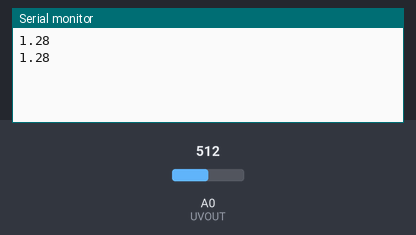
A sketch run on a simulated Arduino Uno, built for the host (arithmetic inside an expression is 32-bit, double 64-bit). Shown: the last lines printed to the serial monitor. Inputs (shaded band) come from the test bench; at power-on: A0 (UVOUT) = 512.

Above: at 1.2 s.
1.3 s: A0 (UVOUT) set to 716
At 2.6 s:
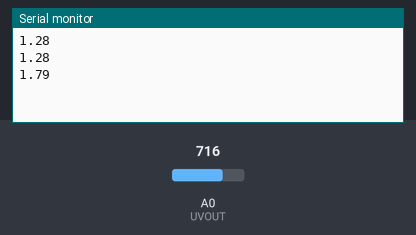
2.8 s: A0 (UVOUT) set to 900
At 3.5 s:
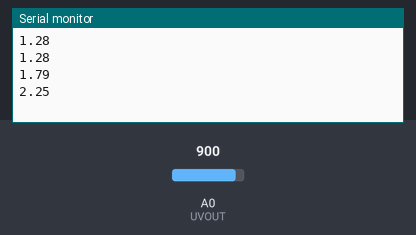
Timing chart, 0 to 5.8 s (numbered marks = the images above; inputs shaded):
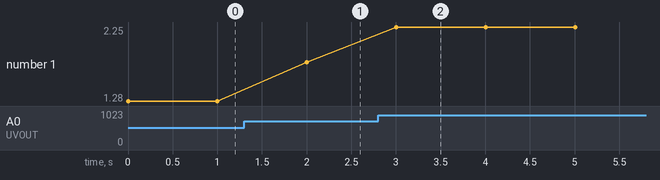

Measured:
- after the input at 1.3 s, the serial monitor: prints a new line after 0.70 s (image 1)
- after the input at 2.8 s, the serial monitor: prints a new line after 0.20 s (image 2)
- plotted number 1: 1.28 → 1.79 after the input at 1.3 s, 1.79 → 2.25 after the input at 2.8 s

The sketch:

Exemplo_SensorUV.ino
```cpp
int UVOUT = A0; // Saida do sensor

void setup()
{
  analogReference(INTERNAL2V56);
  //analogReference(EXTERNAL);
  pinMode(UVOUT, INPUT); //Entrada da leitura do sensor no arduino

  Serial.begin(115200);
}

void loop()
{
  int uvLevel = averageAnalogRead(UVOUT);
 // int refLevel = averageAnalogRead(REF_3V3);
  Serial.println(uvLevel*2.56/1024);

  delay(1000);
}

//Função para tirar uma média de leitura do pino
int averageAnalogRead(int pinToRead)
{
  byte numberOfReadings = 8;
  unsigned int runningValue = 0;

  for(int x = 0 ; x < numberOfReadings ; x++)
    runningValue += analogRead(pinToRead);
    runningValue /= numberOfReadings;
    return(runningValue);
}
```
